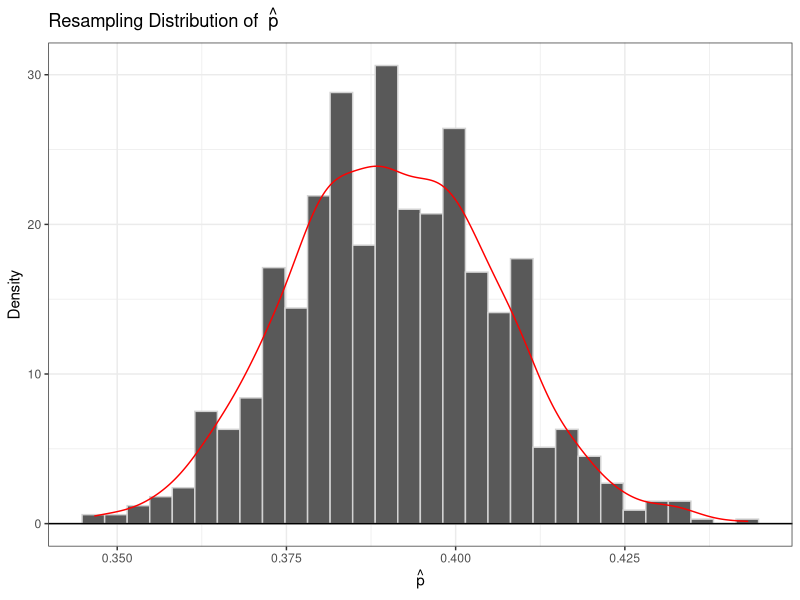
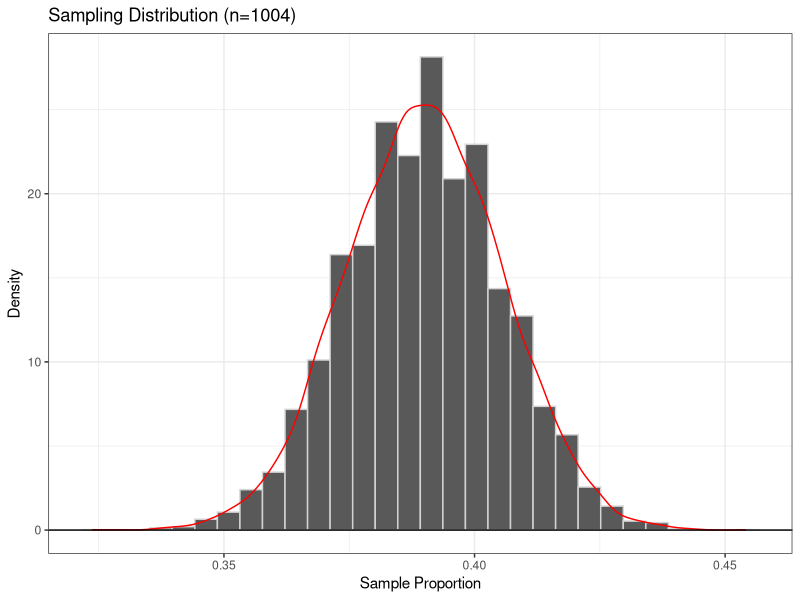
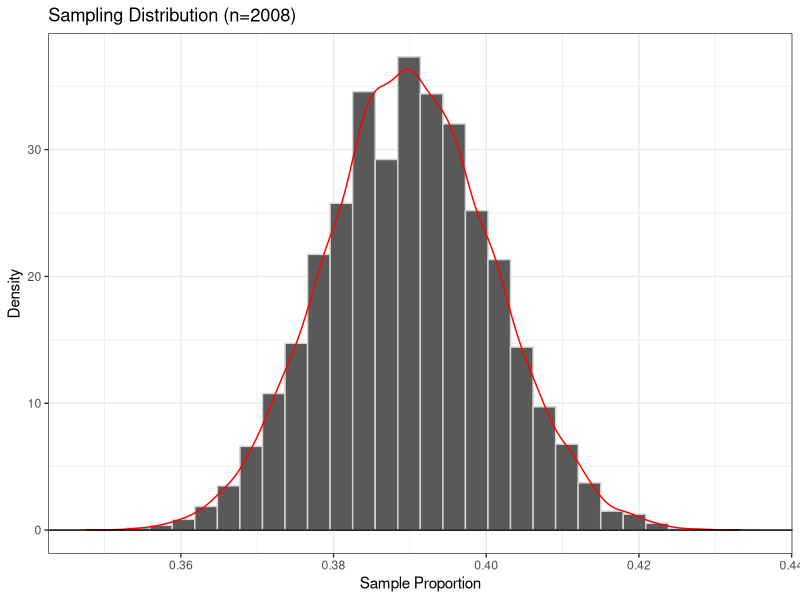
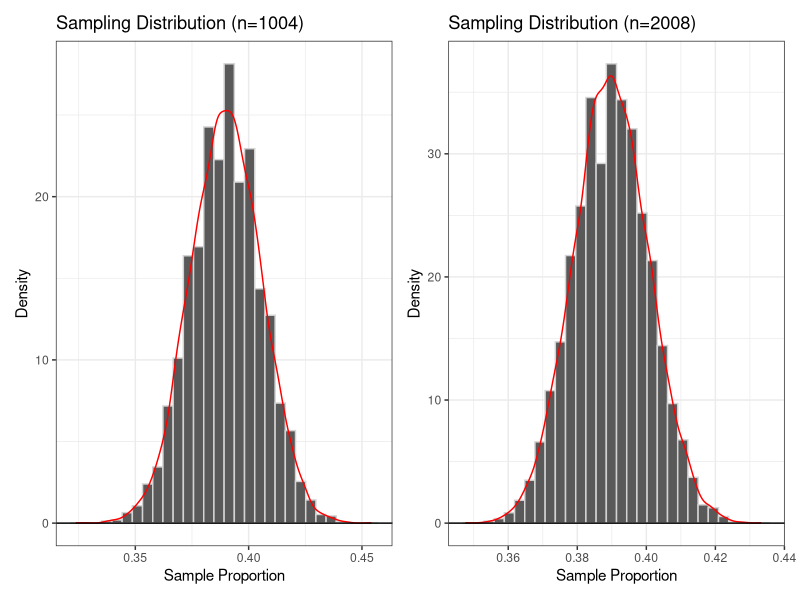

The R source for these figures, in order:
###########################################################################
# HW 10
# Avery Johnson
# MATH 240 - SPRING 2025
###########################################################################

library(tidyverse)
################################################################################
# 1) Basic Simulation
################################################################################

# for sample size of 1004
samp.size <- 1004 # sample size
p_true <- 0.39
simulations <- 10000

sample_counts <- rbinom(simulations, size=samp.size, prob=p_true)
sample_proportions <- sample_counts/samp.size

og.sample <- tibble(proportion=sample_proportions)

sample.1004.plot <- ggplot(data=og.sample)+
  geom_histogram(aes(x=proportion, y=after_stat(density)), color="lightgrey") +
  geom_density(aes(x = proportion), color = "red")+
  geom_hline(yintercept=0)+
  theme_bw()+
  xlab("Sample Proportion")+
  ylab("Density") +
  ggtitle("Sampling Distribution (n=1004)")

middle.95.range.1004 <- quantile(sample_proportions, probs = c(0.025, 0.975))
middle.range.1004 <- middle.95.range.1004[2] - middle.95.range.1004[1]
margin.error.1004 <- middle.range.1004 / 2
  
# for sample size of 2008
samp.size.2 <- 2008 # sample size
p_true <- 0.39
simulations <- 10000

sample_counts.2 <- rbinom(simulations, size=samp.size.2, prob=p_true)
sample_proportions.2 <- sample_counts.2/samp.size.2

og.sample.2 <- tibble(proportion=sample_proportions.2)

sample.2008.plot <- ggplot(data=og.sample.2)+
  geom_histogram(aes(x=proportion, y=after_stat(density)), color="lightgrey") +
  geom_density(aes(x = proportion), color = "red")+
  geom_hline(yintercept=0)+
  theme_bw()+
  xlab("Sample Proportion")+
  ylab("Density") +
  ggtitle("Sampling Distribution (n=2008)")

middle.95.range.2008 <- quantile(sample_proportions.2, probs = c(0.025, 0.975))
middle.range.2008 <- middle.95.range.2008[2] - middle.95.range.2008[1]
margin.error.2008 <- middle.range.2008 / 2

library(patchwork)
sample.plots <- sample.1004.plot + sample.2008.plot

results_table <- tibble(
  `Sample Size` = c(1004, 2008),
  `Lower Bound (95%)` = c(middle.95.range.1004[1], middle.95.range.2008[1]),
  `Upper Bound (95%)` = c(middle.95.range.1004[2], middle.95.range.2008[2]),
  `Margin of Error` = c(margin.error.1004, margin.error.2008)
)
view(results_table)

################################################################################
# 2) Resampling
################################################################################

satisfied.prop <- 0.39
dissatisfied.prop <- 0.59
no.opinion.prop <- 0.02
samp.size <- 1004

# data frame from Gallup survey
gallup.sample <- tibble(id          = 1:samp.size,
                        response = c(rep("Satisfied", round(satisfied.prop * samp.size)), 
                                 rep("Not Satisfied", round(dissatisfied.prop * samp.size)),
                                 rep("No Opinion", round(no.opinion.prop * samp.size)))
)

# resamples
R <- 1000
resamples <- tibble(p.hat = numeric(R))

for (i in 1:R) {
  curr.resample <- sample(gallup.sample$response, size=samp.size, replace=T)
  resamples$p.hat[i] <- mean(curr.resample == "Satisfied")
}

resampling.plot <- ggplot(data=resamples) +
  geom_histogram(aes(x = p.hat, y = after_stat(density)), color = "lightgrey", bins = 30) +
  geom_density(aes(x = p.hat), color="red") +
  geom_hline(yintercept=0) +
  theme_bw() +
  xlab(bquote(hat(p)))+
  ylab("Density") +
  ggtitle(bquote("Resampling Distribution of " ~ hat(p)))

middle_95_range_resample <- quantile(resamples$p.hat, probs = c(0.025, 0.975))
margin_error_resample <- (middle_95_range_resample[2] - middle_95_range_resample[1]) / 2


results_table <- tibble(
  `Sample Size` = c("Simulation (n=1004)", "Simulation (n=2008)", "Resample"),
  `Lower Bound (95%)` = c(middle.95.range.1004[1], middle.95.range.2008[1], middle_95_range_resample[1]),
  `Upper Bound (95%)` = c(middle.95.range.1004[2], middle.95.range.2008[2], middle_95_range_resample[2]),
  `Margin of Error` = c(margin.error.1004, margin.error.2008, margin_error_resample)
)
view(results_table)


